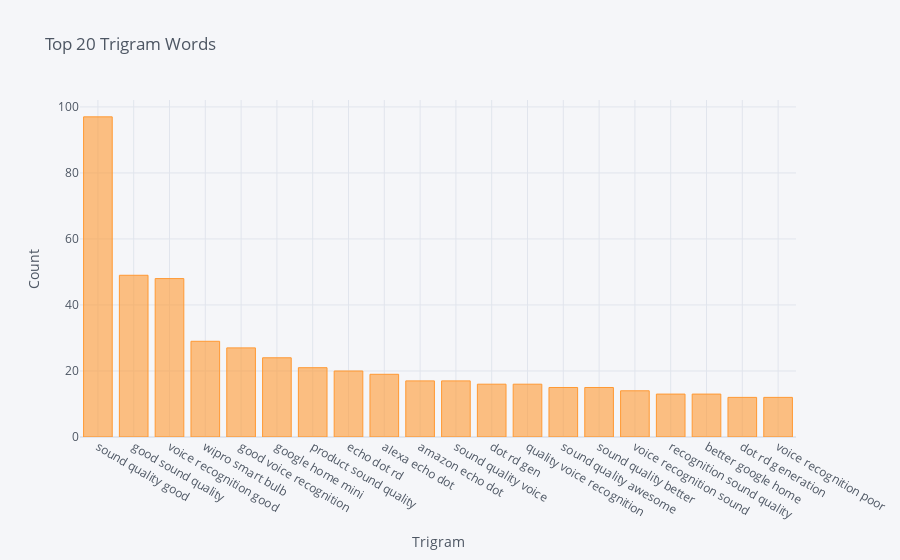

Notebook code for this chart:
### Code cell
df_tri=df_tri.set_index('trigram')
df_tri.iplot(kind='bar', xTitle='Trigram', yTitle='Count', title='Top 20 Trigram Words')

### Figure 1 — Plotly figure (JSON) as saved in the notebook; plotly's stock layout.template omitted (floating-point values rounded to 4 significant figures)
{"data": [{"marker": {"color": "rgba(255, 153, 51, 0.6)", "line": {"color": "rgba(255, 153, 51, 1.0)", "width": 1}}, "name": "frequency", "orientation": "v", "text": "", "type": "bar", "x": ["sound quality good", "good sound quality", "voice recognition good", "wipro smart bulb", "good voice recognition", "google home mini", "product sound quality", "echo dot rd", "alexa echo dot", "amazon echo dot", "sound quality voice", "dot rd gen", "quality voice recognition", "sound quality awesome", "sound quality better", "voice recognition sound", "recognition sound quality", "better google home", "dot rd generation", "voice recognition poor"], "y": [97, 49, 48, 29, 27, 24, 21, 20, 19, 17, 17, 16, 16, 15, 15, 14, 13, 13, 12, 12]}], "layout": {"legend": {"bgcolor": "#F5F6F9", "font": {"color": "#4D5663"}}, "paper_bgcolor": "#F5F6F9", "plot_bgcolor": "#F5F6F9", "title": {"font": {"color": "#4D5663"}, "text": "Top 20 Trigram Words"}, "xaxis": {"gridcolor": "#E1E5ED", "showgrid": true, "tickfont": {"color": "#4D5663"}, "title": {"font": {"color": "#4D5663"}, "text": "Trigram"}, "zerolinecolor": "#E1E5ED"}, "yaxis": {"gridcolor": "#E1E5ED", "showgrid": true, "tickfont": {"color": "#4D5663"}, "title": {"font": {"color": "#4D5663"}, "text": "Count"}, "zerolinecolor": "#E1E5ED"}}}
